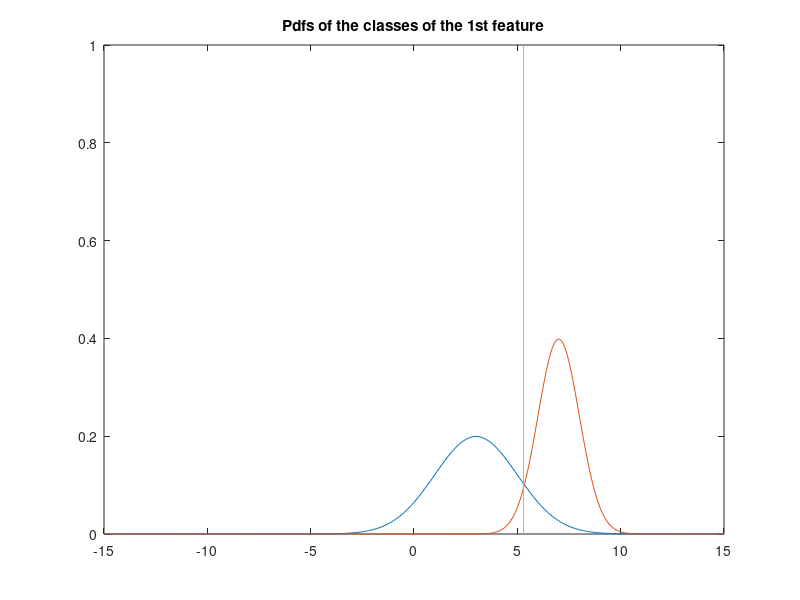
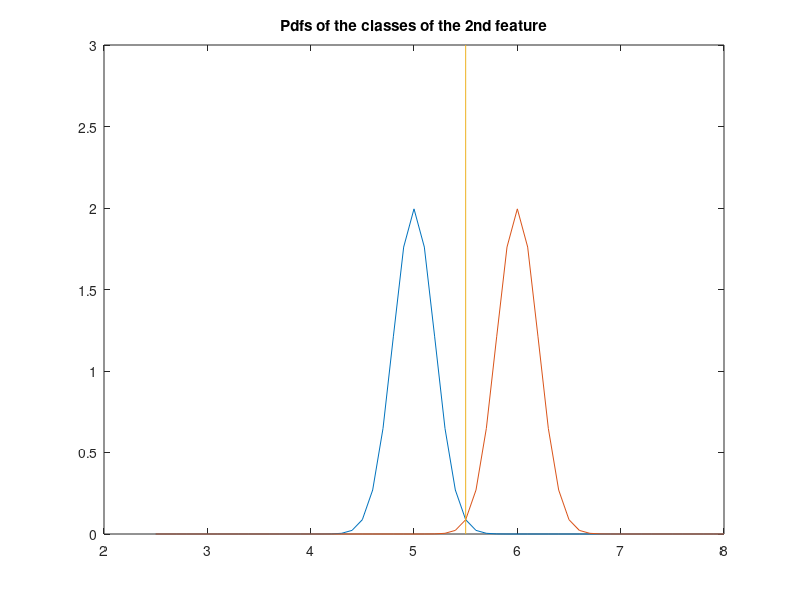

Reproduce these figures in MATLAB, in order.
%means of the classes of the features
m11 = 3;
m12 = 7;
m21 = 5;
m22 = 6;

%STDs of the classes of the features
s11 = 2;
s12 = 1;
s21 = 0.2;
s22 = 0.2;

%Thresholds
X11 = [-15:.1:15];
X12 = [-15:.1:15];
X21 = [2.5:.1:8];
X22 = [2.5:.1:8];

%PDFs
pdf11 = normpdf(X11, m11, s11);
pdf12 = normpdf(X12, m12, s12);
figure(1);
plot(X11, pdf11, X12, pdf12);
meanln1 = (m11 + m12)/2 + 0.3;
hold on
plot([meanln1 meanln1], [0 1]);
hold off
title('Pdfs of the classes of the 1st feature');

pdf21 = normpdf(X21, m21, s21);
pdf22 = normpdf(X22, m22, s22);
figure(2);
plot(X21, pdf21, X22, pdf22);
meanln2 = (m21 + m22)/2;
hold on
plot([meanln2 meanln2], [0 3]);
hold off
title('Pdfs of the classes of the 2nd feature');